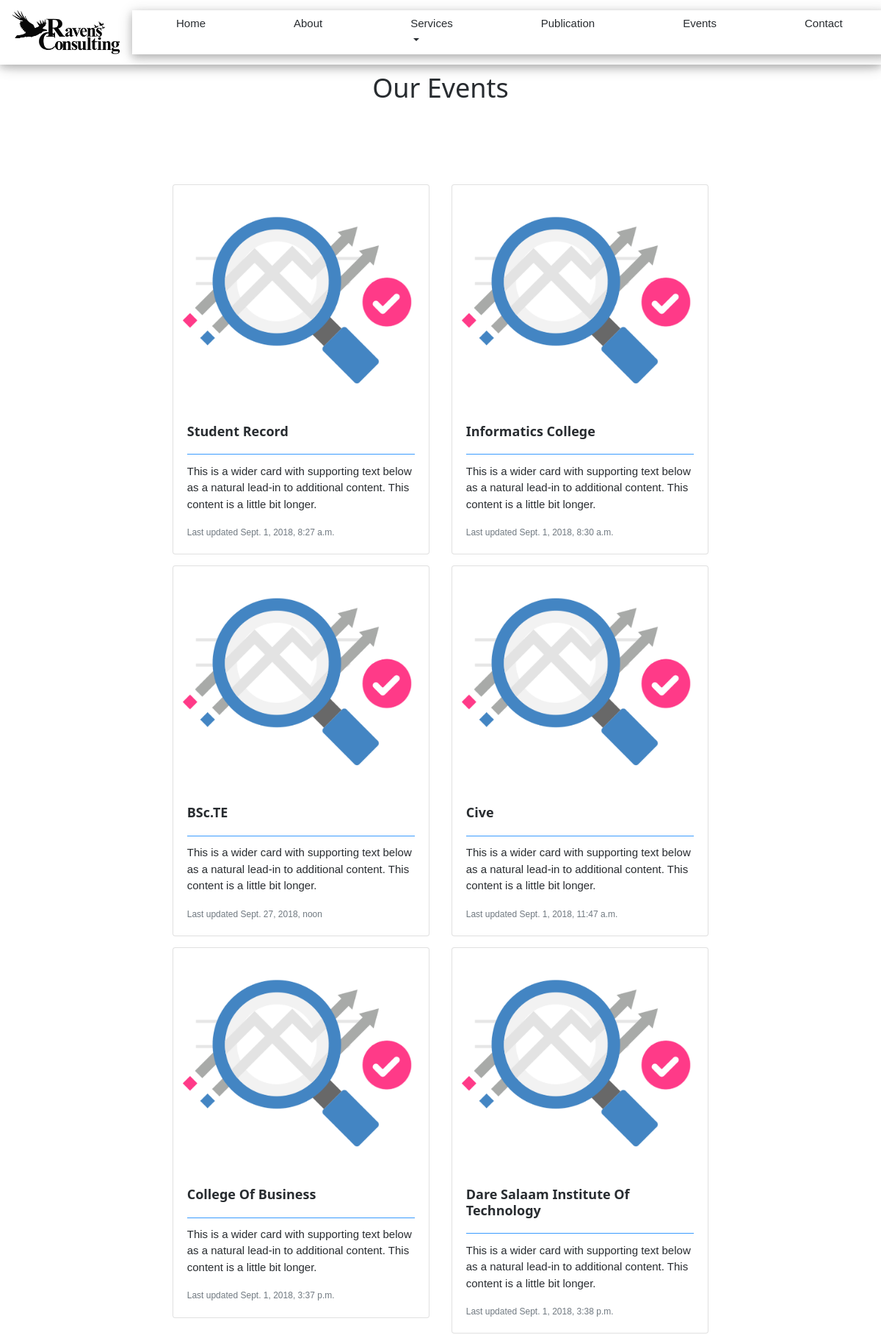
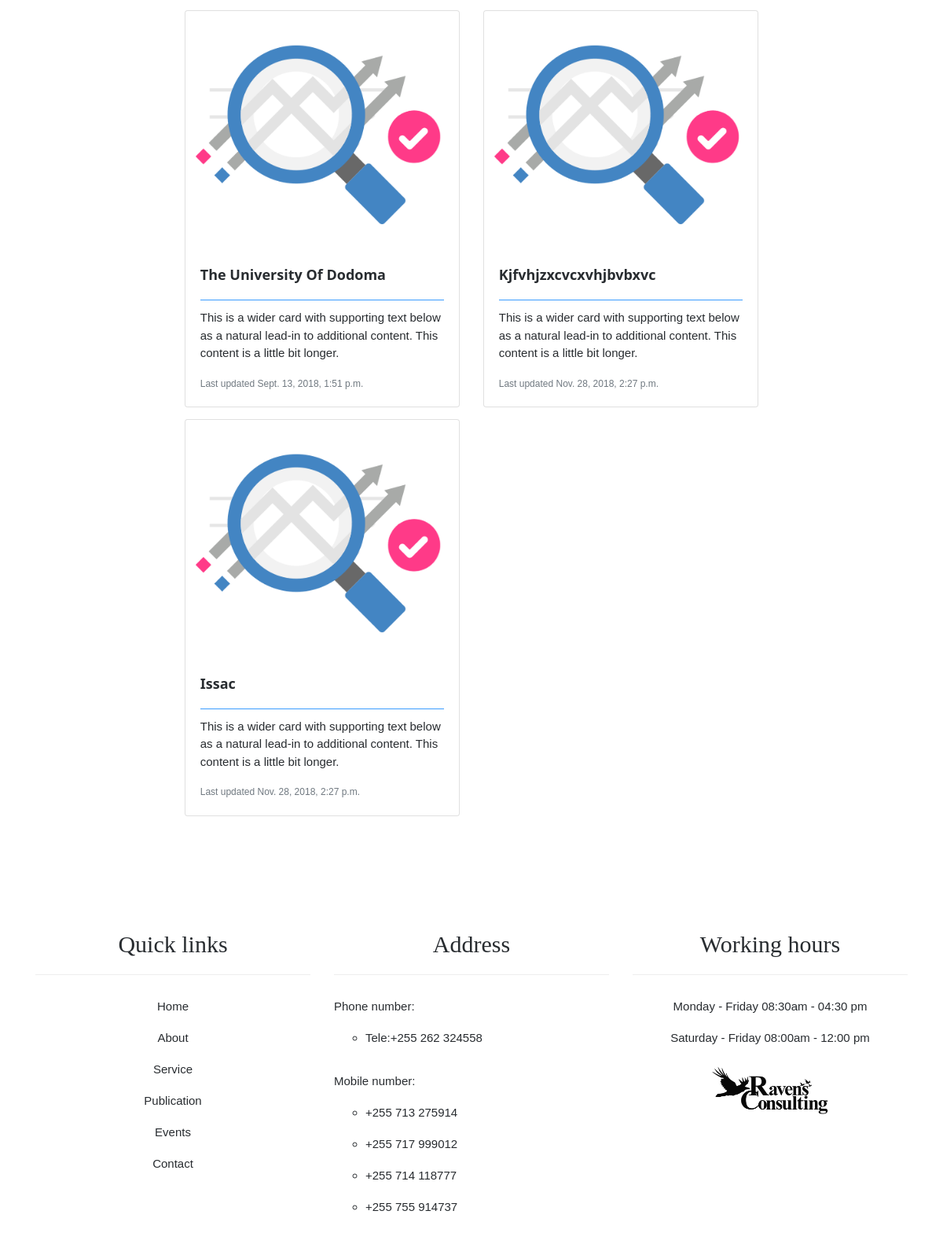
Screenshot of /events/ (upper part) with the database file from the repository (2 pictures, top to bottom).
### ravensPage/models.py (models this page shows, shortened)
class Events(models.Model):
    heading = models.CharField(max_length=200)
    body = models.TextField()
    created_at = models.DateTimeField(default = datetime.now, blank=True)
    class Meta:
        verbose_name_plural = "Events"

### ravensPage/views.py (the view)
# urls.py: url(r'^events/', page.events, name="events"),
def events(request):
    myEvent = Events.objects.all()
    context = {
        'site_heading': 'Our Events',
        'getData': myEvent
    }
    events_template = 'ravens_consulting/events.html'
    return render(request, events_template, context)

### ravensPage/templates/ravens_consulting/events.html (shortened to what this page needs)
{% extends "ravens_consulting/base.html" %}
{% block contents %}
<div class="ravens_content">
  {% include "ravens_consulting/header.html" %}
  <center><h1>{{site_heading}}</h1></center>
  <div class="event_container">
    <div class="container">
      <div class="row">
        <div class="col-md-2">
        </div>
        <div class="col-md-8">
          <div class="row">
            {% for event in getData %}
            <div class="col-md-6">
              <a href="/ravens_consulting/details/{{event.id}}">
              <div class="card mb-3">
                <img class="card-img-top" src="/static/images/analyses.png" alt="Card image cap">
                <div class="card-body">
                  <h5 class="card-title">{{event.heading}}</h5>
                  <p class="card-text">This is a wider card with supporting text below as a natural lead-in to additional content. This content is a little bit longer.</p>
                  <p class="card-text"><small class="text-muted">Last updated {{event.created_at}}</small></p>
                </div>
              </div>
              </a>
            </div>
            {% endfor %}
          </div>
        </div>
        <div class="col-md-2">
        </div>
      </div>
    </div>
  </div>
  {% include "ravens_consulting/footer.html" %}
</div>
{% endblock %}

### ravensPage/templates/ravens_consulting/base.html (shortened to what this page needs)
<!DOCTYPE html>
<html>
  <head>
    {% load staticfiles %}
    <link rel="stylesheet" href="{% static 'css/bootstrap.min.css' %}">
    <link rel="stylesheet" href="{% static 'css/ravensfile.css' %}">
    <link rel="stylesheet" href="{% static 'css/css.css' %}">
    <link rel="stylesheet" href="{% static 'fontawesome/css/font-awesome.min.css' %}">
  </head>
  <body>
    {% block contents %}{% endblock %}
  </body>
</html>

### ravensPage/templates/ravens_consulting/header.html (shortened to what this page needs)
<nav class="navbar navbar-expand-lg w3-card-4 nav_header">
  <a class="navbar-brand" href="/"><img src="/static/images/ravenslogo.png/" alt="ravens logo" width="150px"></a>
  <div class="collapse navbar-collapse" id="navbarSupportedContent">
    <ul class="navbar-nav mr-auto w3-card-4">
      <li class="nav-item">
        <a class="nav-link" href="/">Home</a>
      </li>
      <li class="nav-item">
        <a class="nav-link" href="/ravens_consulting/about/">About</a>
      </li>
      <li class="nav-item dropdown">
        <a class="nav-link dropdown-toggle" href="#" id="navbarDropdown" role="button" data-toggle="dropdown" aria-haspopup="true" aria-expanded="false">
          Services
        </a>
      </li>
      <li class="nav-item">
        <a class="nav-link" href="/ravens_consulting/publication/">Publication</a>
      </li>
      <li class="nav-item">
        <a class="nav-link" href="/ravens_consulting/events/">Events</a>
      </li>
      <li class="nav-item">
        <a class="nav-link" href="/ravens_consulting/contact/">Contact</a>
      </li>
    </ul>
  </div>
</nav>

### ravensPage/templates/ravens_consulting/footer.html (shortened to what this page needs)
<div class="footer_container">
  <div class="container">
    <div class="row">
      <div class="col-md-4">
        <h3>Quick links</h3>
        <hr>
        <ul class="list-unstyled w3-center">
          <li><a href="#">Home</a></li>
          <li><a href="#">About</a></li>
          <li><a href="#">Service</a></li>
          <li><a href="#">Publication</a></li>
          <li><a href="#">Events</a></li>
          <li><a href="#">Contact</a></li>
        </ul>
      </div>
      <div class="col-md-4">
        <h3>Address</h3>
        <hr>
        <ul class="list-unstyled">
          <li>
            Phone number:
            <ul>
              <li>Tele:+255 262 324558</li>
            </ul>
          </li>
        </ul>
        <ul class="list-unstyled">
          <li>
            Mobile number:
            <ul>
              <li>+255 713 275914</li>
              <li>+255 717 999012</li>
              <li>+255 714 118777</li>
              <li>+255 755 914737</li>
            </ul>
          </li>
        </ul>
      </div>
      <div class="col-md-4">
        <h3>Working hours</h3>
        <hr>
        <ul class="list-unstyled w3-center">
          <li>Monday - Friday 08:30am - 04:30 pm</li>
          <li>Saturday - Friday 08:00am - 12:00 pm</li>
        </ul>
        <center><img src="/static/images/ravenslogo.png/" alt="ravens logo" width="150px"></center>
      </div>
    </div>
  </div>
</div>

### ravensPage/static/css/ravensfile.css (style rules this page uses)
html { box-sizing:border-box }
*,*:before,*:after { box-sizing:inherit }
html { -ms-text-size-adjust:100%;-webkit-text-size-adjust:100% }
body { margin:0 }
article,aside,details,figcaption,figure,footer,header,main,menu,nav,section,summary { display:block }
a { background-color:transparent;-webkit-text-decoration-skip:objects }
small { font-size:80% }
img { border-style:none }
hr { box-sizing:content-box;height:0;overflow:visible }
html,body { font-family:Verdana,sans-serif;font-size:15px;line-height:1.5 }
html { overflow-x:hidden }
h1 { font-size:36px }
h3 { font-size:24px }
h5 { font-size:18px }
h1,h2,h3,h4,h5,h6 { font-family:"Segoe UI",Arial,sans-serif;font-weight:400;margin:10px 0 }
hr { border:0;border-top:1px solid #eee;margin:20px 0 }
img { vertical-align:middle }
a { color:inherit }
.w3-card-4,.w3-hover-shadow:hover { box-shadow:0 4px 10px 0 rgba(0,0,0,0.2),0 4px 20px 0 rgba(0,0,0,0.19) }
.w3-center { text-align:center!important }

### ravensPage/static/css/css.css (style rules this page uses)
.nav_header { background: #fff; }
.nav_header #navbarSupportedContent ul li a { padding-left: 60px; padding-right: 60px; }
.ravens_content { display: none; }
.footer_container { padding-top: 20px; padding-bottom: 100px; }
.footer_container h3 { text-align: center; font-size: 30px; font-family: comic; }
.footer_container ul li a { line-height: 40px; }
.footer_container ul li { line-height: 40px; }
.event_container { padding: 100px 0px; }
.event_container h5 { font-weight: bold; border-bottom: 1px solid #3399ff; padding-bottom: 20px; text-transform: capitalize; }
.event_container a { text-decoration: none; }

### rows the page displays
Events: heading "Student Record", created_at "Sept. 1, 2018, 8:27 a.m."
Events: heading "Informatics College", created_at "Sept. 1, 2018, 8:30 a.m."
Events: heading "BSc.TE", created_at "Sept. 27, 2018, noon"
Events: heading "Cive", created_at "Sept. 1, 2018, 11:47 a.m."
Events: heading "College Of Business", created_at "Sept. 1, 2018, 3:37 p.m."
Events: heading "Dare Salaam Institute Of Technology", created_at "Sept. 1, 2018, 3:38 p.m."
Events: heading "The University Of Dodoma", created_at "Sept. 13, 2018, 1:51 p.m."
Events: heading "Kjfvhjzxcvcxvhjbvbxvc", created_at "Nov. 28, 2018, 2:27 p.m."
Events: heading "Issac", created_at "Nov. 28, 2018, 2:27 p.m."

### other values shown
{{ site_heading }} "Our Events"
